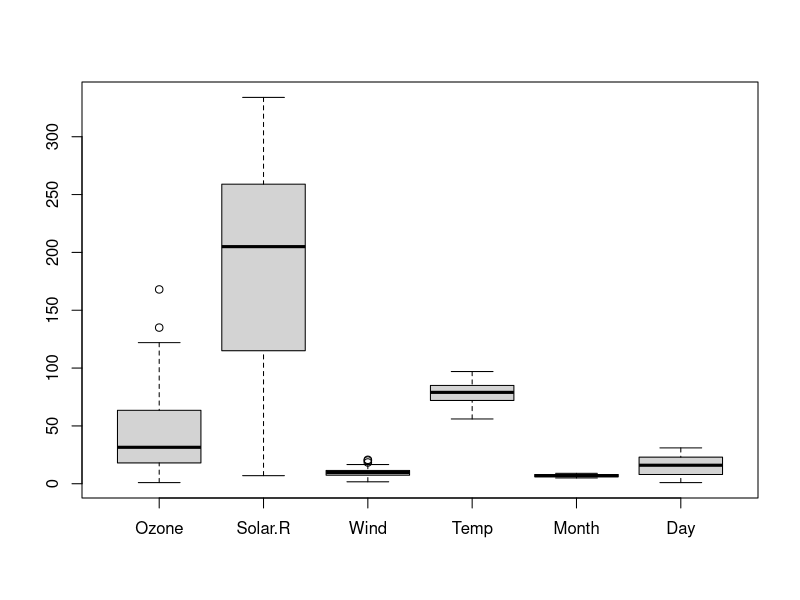
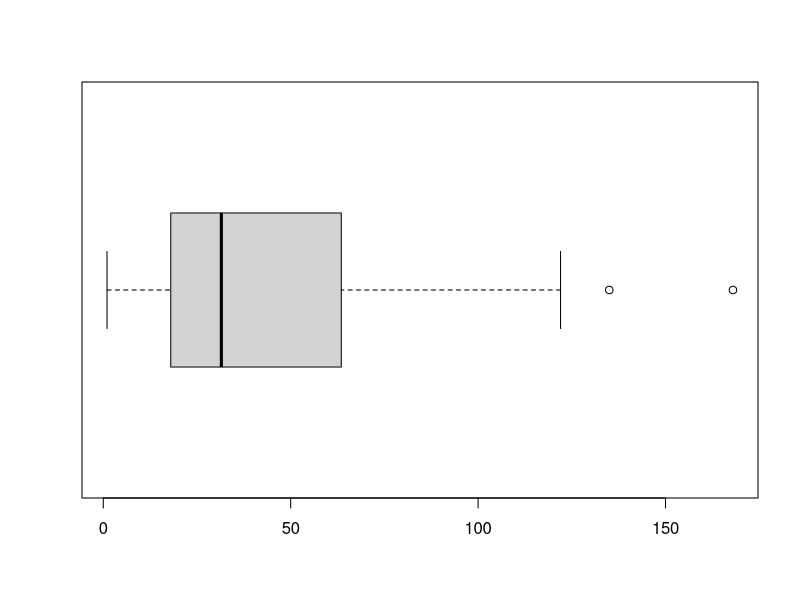
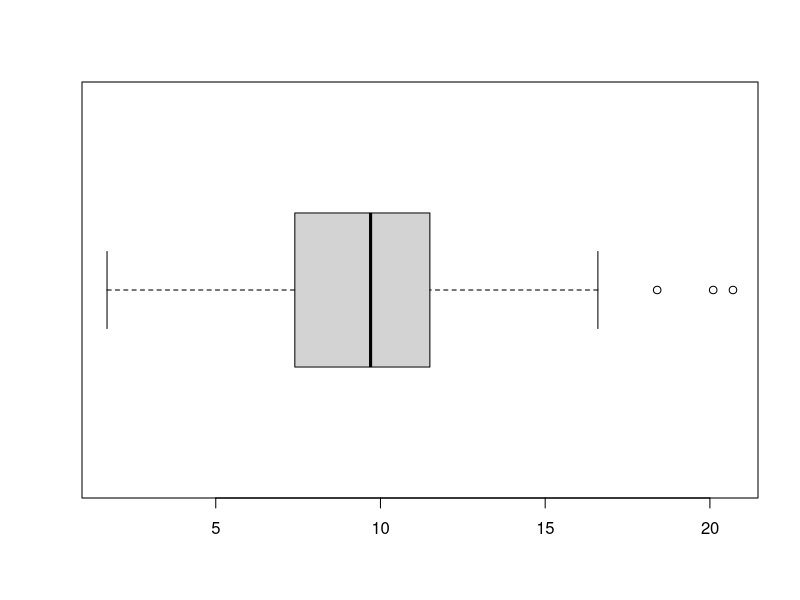
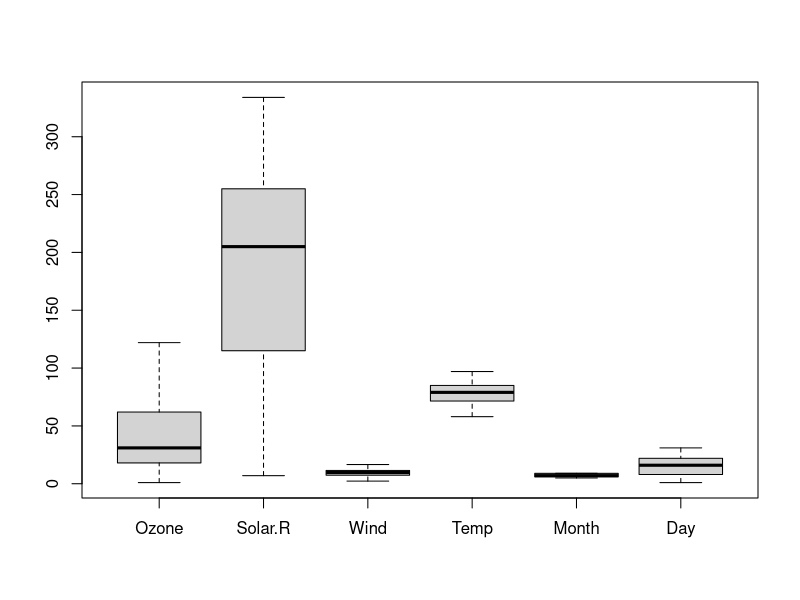
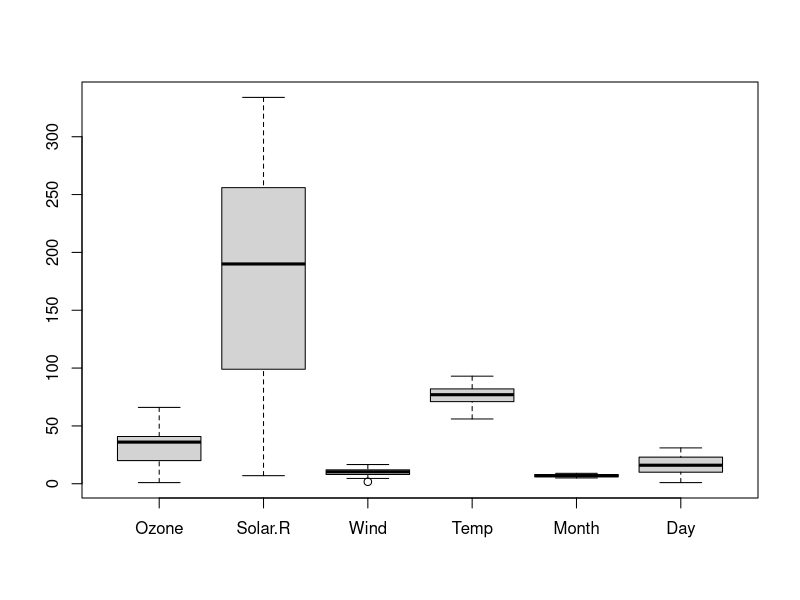
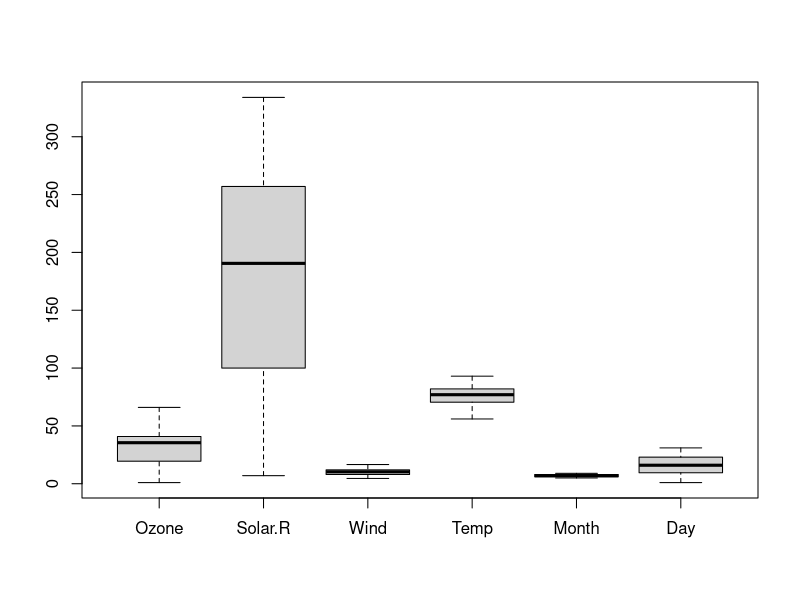

Source code (R) for these figures, in order:
rm(list = ls(all.names = TRUE)) 

airqual=airquality 
summary(airquality) 
#View(airquality)

airqual[!complete.cases(airqual),]
boxplot(airqual)
boxplot(airqual$Ozone,horizontal = TRUE) 
boxplot(airqual$Wind,horizontal = TRUE)

Updated_airqual=subset(airqual,Ozone<130 & Wind<17) 
boxplot(Updated_airqual)

airqual$Ozone[is.na(airqual$Ozone)]<-mean(Updated_airqual$Ozone)
summary(airqual)
airqual$Solar.R[is.na(airqual$Solar.R)]<-mean(Updated_airqual$Solar.R,na.rm = TRUE)
summary(airqual)

data_airquality=subset(airqual,Ozone<70 & Wind<17)
boxplot(data_airquality)
nrow(data_airquality)
data_airquality=subset(airqual,Ozone<70 & Wind<17 & Wind>2)
boxplot(data_airquality)

